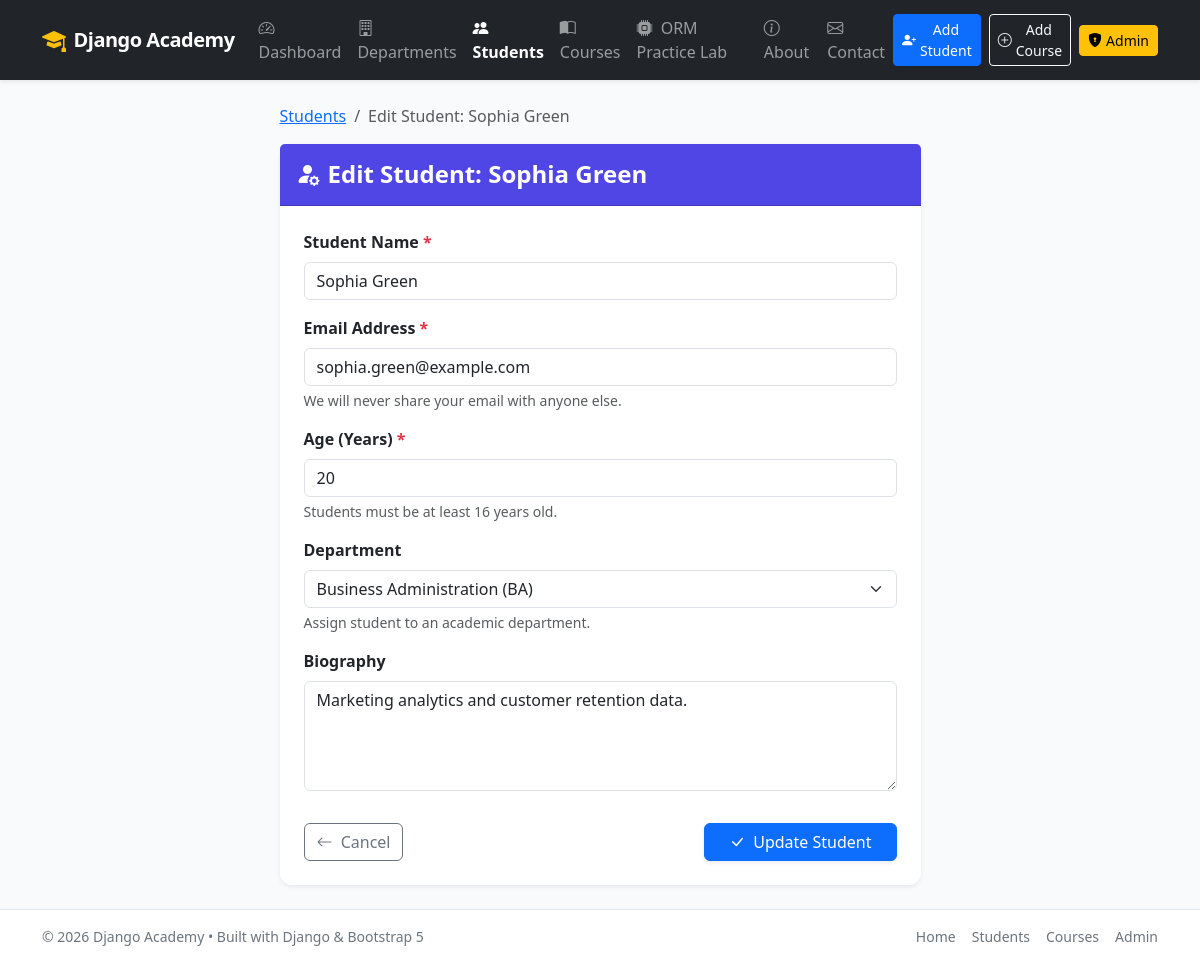
The app's page /students/53/edit/ with its own data.
### students/models.py (models this page shows, shortened)
class Student(models.Model):
    name = models.CharField(max_length=100)
    email = models.EmailField(unique=True)
    age = models.PositiveIntegerField()
    department = models.ForeignKey(
        Department,
        on_delete=models.SET_NULL,
        null=True,
        blank=True,
        related_name="students"
    )
    bio = models.TextField(blank=True)
    joined_date = models.DateTimeField(auto_now_add=True)
    is_deleted = models.BooleanField(
        default=False,
        help_text="Designates whether this student is soft-deleted."
    )
    objects = StudentManager()           # Default manager filters out soft-deleted
    all_objects = models.Manager()       # Returns all students including soft-deleted
    class Meta:
        ordering = ['-joined_date']

### students/views.py (the view)
# urls.py: path('students/<int:pk>/edit/', views.student_update, name='student_update'),
def student_update(request, pk):
    student = get_object_or_404(Student.all_objects, pk=pk)
    if request.method == 'POST':
        form = StudentForm(request.POST, instance=student)
        if form.is_valid():
            student = form.save()
            messages.success(request, f'Student "{student.name}" details updated successfully!')
            return redirect('student_detail', pk=student.pk)
        else:
            messages.error(request, 'Please fix the errors below to update the student.')
    else:
        form = StudentForm(instance=student)
    context = {
        'form': form,
        'student': student,
        'title': f'Edit Student: {student.name}',
        'button_text': 'Update Student',
    }
    return render(request, 'students/student_form.html', context)

### students/models.py (called while the page is built)
    def __str__(self):
        return f"{self.name} ({self.code})"

### students/templates/students/student_form.html (shortened to what this page needs)
{% extends 'students/base.html' %}
{% block content %}
<div class="row justify-content-center">
    <div class="col-lg-7 col-md-9">
        <nav aria-label="breadcrumb" class="mb-3">
            <ol class="breadcrumb">
                <li class="breadcrumb-item"><a href="{% url 'student_list' %}">Students</a></li>
                <li class="breadcrumb-item active" aria-current="page">{{ title }}</li>
            </ol>
        </nav>
        <div class="card shadow-sm border-0">
            <div class="card-header bg-primary text-white py-3">
                <h4 class="card-title fw-bold mb-0">
                    <i class="bi bi-person-fill-gear me-2"></i>{{ title }}
                </h4>
            </div>
            <div class="card-body p-4">
                <form method="POST" novalidate>
                    <div class="mb-3">
                        <label for="{{ form.name.id_for_label }}" class="form-label fw-semibold">
                            {{ form.name.label }} <span class="text-danger">*</span>
                        </label>
                        {{ form.name }}
                    </div>
                    <div class="mb-3">
                        <label for="{{ form.email.id_for_label }}" class="form-label fw-semibold">
                            {{ form.email.label }} <span class="text-danger">*</span>
                        </label>
                        {{ form.email }}
                        {% if form.email.help_text %}
                            <div class="form-text text-muted">{{ form.email.help_text }}</div>
                        {% endif %}
                    </div>
                    <div class="mb-3">
                        <label for="{{ form.age.id_for_label }}" class="form-label fw-semibold">
                            {{ form.age.label }} <span class="text-danger">*</span>
                        </label>
                        {{ form.age }}
                        {% if form.age.help_text %}
                            <div class="form-text text-muted">{{ form.age.help_text }}</div>
                        {% endif %}
                    </div>
                    <div class="mb-3">
                        <label for="{{ form.department.id_for_label }}" class="form-label fw-semibold">
                            {{ form.department.label }}
                        </label>
                        {{ form.department }}
                        {% if form.department.help_text %}
                            <div class="form-text text-muted">{{ form.department.help_text }}</div>
                        {% endif %}
                    </div>
                    <div class="mb-4">
                        <label for="{{ form.bio.id_for_label }}" class="form-label fw-semibold">
                            {{ form.bio.label }}
                        </label>
                        {{ form.bio }}
                    </div>
                    <div class="d-flex justify-content-between align-items-center pt-2">
                        <a href="{% if student %}{% url 'student_detail' student.pk %}{% else %}{% url 'student_list' %}{% endif %}" class="btn btn-outline-secondary">
                            <i class="bi bi-arrow-left me-1"></i> Cancel
                        </a>
                        <button type="submit" class="btn btn-primary px-4 shadow-sm">
                            <i class="bi bi-check-lg me-1"></i> {{ button_text|default:"Save Student" }}
                        </button>
                    </div>
                </form>
            </div>
        </div>
    </div>
</div>
{% endblock %}

### students/templates/students/base.html (style rules this page uses)
:root { --bs-primary-rgb: 79, 70, 229; --bs-link-color: #4f46e5; }
body { min-height: 100vh; display: flex; flex-direction: column; background-color: #f8fafc; color: #1e293b; }
.card { border-radius: 0.75rem; border: 1px solid #e2e8f0; box-shadow: 0 1px 3px rgba(0,0,0,0.05); transition: all 0.2s ease-in-out; }

### records on screen
Student: name "Sophia Green", email "sophia.green@example.com", age "20", department "Business Administration (BA)", bio "Marketing analytics and customer retention data."

### other values on screen
{{ title }} "Edit Student: Sophia Green"
{{ button_text|default:"Save Student" }} "Update Student"
